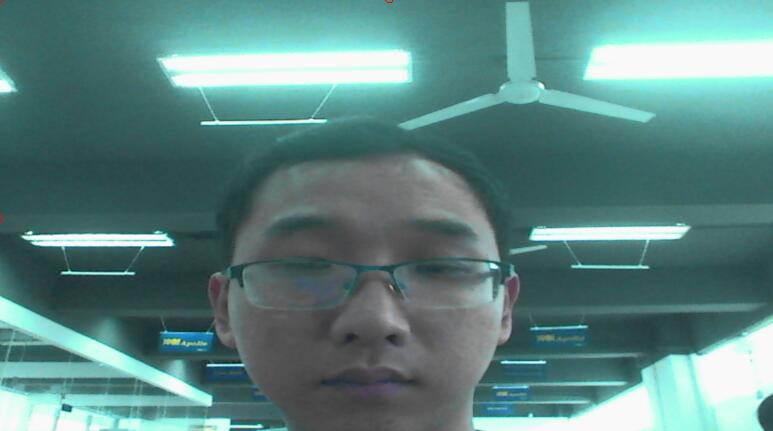
//> input picture TestSets/face_009.jpg, 773 x 431 px
$ ./test_opencv_balanceWhite   (built with g++ and OpenCV 4)
//> lines starting //> are read from the running program, lines starting //| are printed output that depends on the picture
#include <opencv2/opencv.hpp>
#include <string>
#include <vector>

int main(int argc, char* argv[])
{
	std::string picPath = "../TestSets/face_009.jpg";
	cv::Mat inFrame = cv::imread(picPath);
//> inFrame is the input picture: 431 rows x 773 cols, CV_8UC3; mean B, G, R 129.7, 132.3, 93
	if (inFrame.empty()) {
		std::cout << "Fail to open " << picPath << std::endl;
		return -1;
	}

	std::vector<cv::Mat> imageRGB;
	cv::split(inFrame, imageRGB);
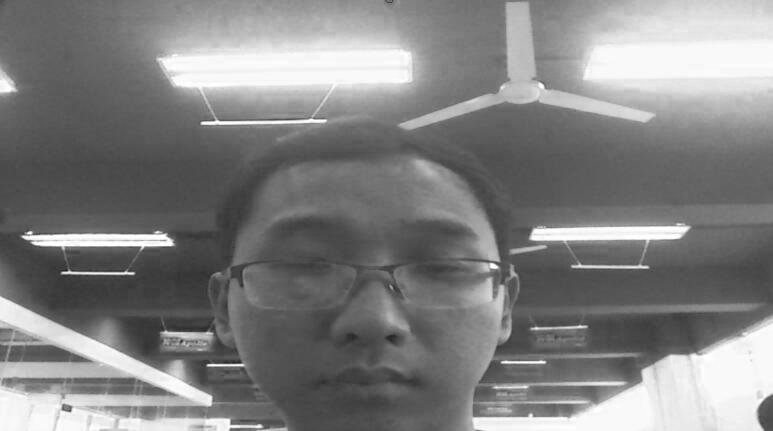
//> imageRGB[0]: 431 rows x 773 cols, CV_8UC1; min 28, max 255, mean 129.7
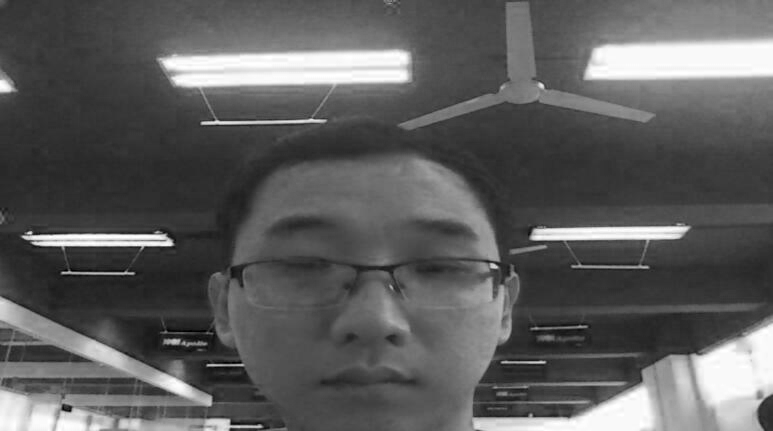
//> imageRGB[2]: 431 rows x 773 cols, CV_8UC1; min 0, max 255, mean 93

	double R, G, B;
	B = cv::mean(imageRGB[0])[0];
//> B = 129.7
	G = cv::mean(imageRGB[1])[0];
//> G = 132.3
	R = cv::mean(imageRGB[2])[0];
//> R = 93.01

	double KR, KG, KB;
	double meanRGB = (R + G + B) / 3;
//> meanRGB = 118.3
	KB = meanRGB / B;
//> KB = 0.912
	KG = meanRGB / G;
//> KG = 0.894
	KR = meanRGB / R;
//> KR = 1.27

	imageRGB[0] *= KB;
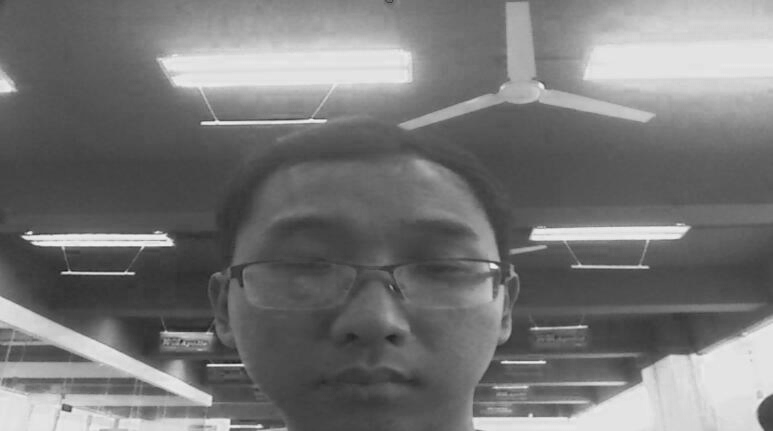
//> imageRGB[0]: 431 rows x 773 cols, CV_8UC1; min 26, max 233, mean 118.3
	imageRGB[1] *= KG;
	imageRGB[2] *= KR;
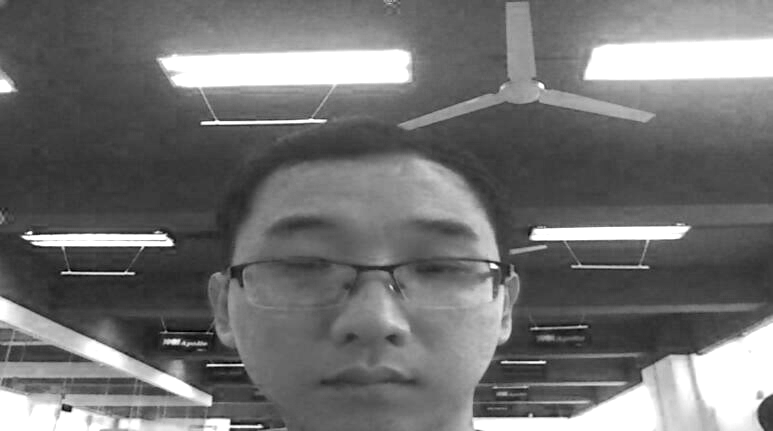
//> imageRGB[2]: 431 rows x 773 cols, CV_8UC1; min 0, max 255, mean 114.3

	cv::Mat outFrame;
	cv::merge(imageRGB, outFrame);
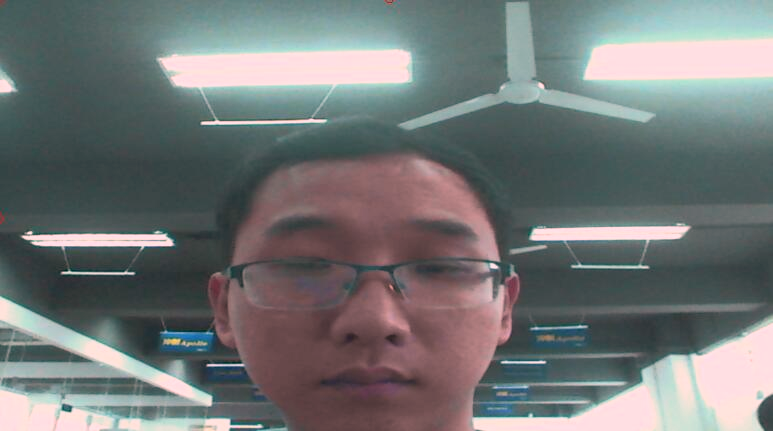
//> outFrame: 431 rows x 773 cols, CV_8UC3; mean B, G, R 118.3, 118.3, 114.3

	cv::imshow("before", inFrame);
	cv::imshow("after", outFrame);
	cv::waitKey(0);

	return 0;
}

$ run again, with TestSets/face_001.jpg copied over TestSets/face_009.jpg
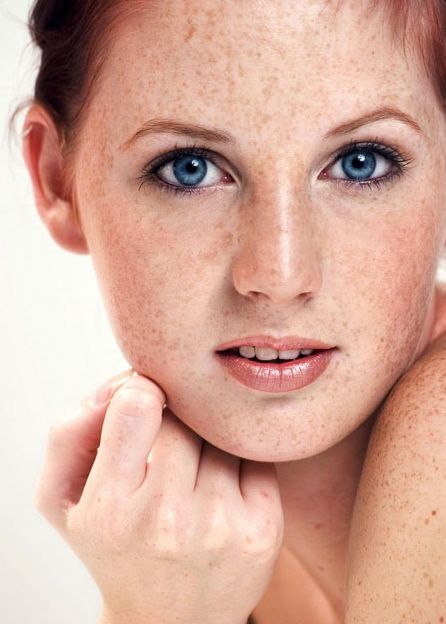
//> input picture TestSets/face_001.jpg, 446 x 624 px
//> inFrame is the input picture: 624 rows x 446 cols, CV_8UC3; mean B, G, R 153.4, 169.1, 212.9
//> `cv::split(inFrame, imageRGB);`:
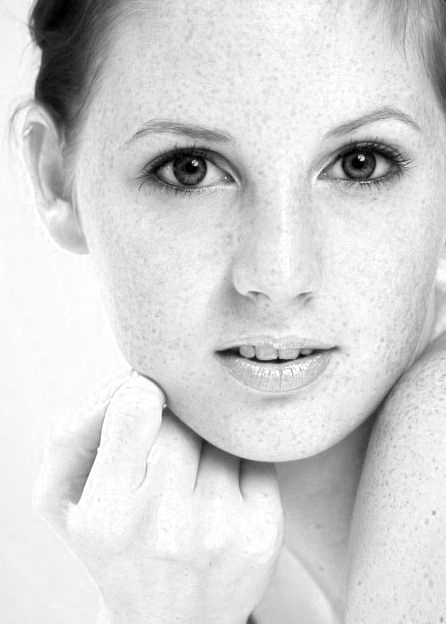
//> imageRGB[2]: 624 rows x 446 cols, CV_8UC1; min 0, max 255, mean 212.9
//> B = 153.4
//> G = 169.1
//> R = 212.9
//> meanRGB = 178.5
//> KB = 1.16
//> KG = 1.06
//> KR = 0.838
//> `cv::merge(imageRGB, outFrame);`:
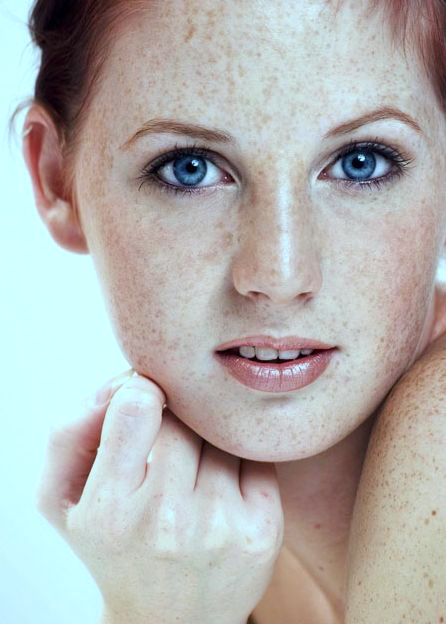
//> outFrame: 624 rows x 446 cols, CV_8UC3; mean B, G, R 175.2, 177.7, 178.5

$ run again, with TestSets/face_002.jpg copied over TestSets/face_009.jpg
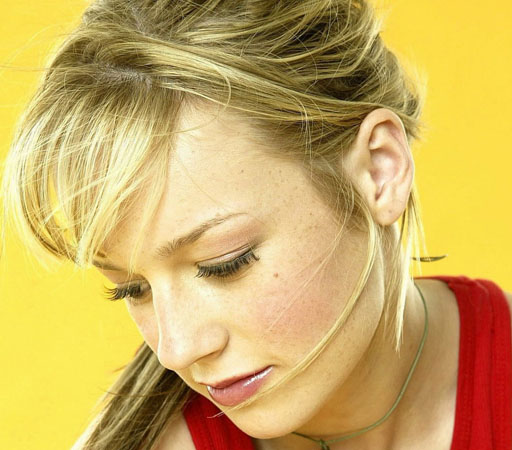
//> input picture TestSets/face_002.jpg, 512 x 450 px
//> inFrame is the input picture: 450 rows x 512 cols, CV_8UC3; mean B, G, R 97.3, 173.2, 204.4
//> `cv::split(inFrame, imageRGB);`:
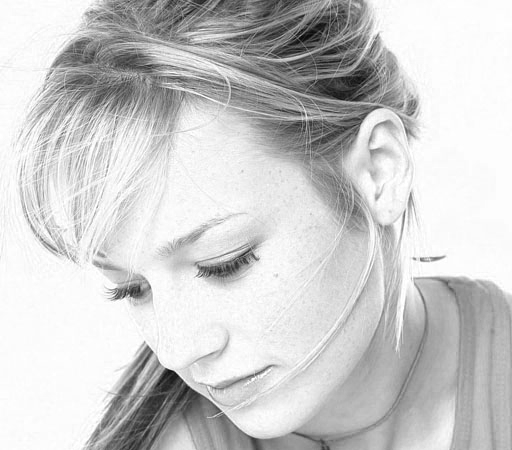
//> imageRGB[2]: 450 rows x 512 cols, CV_8UC1; min 4, max 255, mean 204.4
//> B = 97.33
//> G = 173.2
//> R = 204.4
//> meanRGB = 158.3
//> KB = 1.63
//> KG = 0.914
//> KR = 0.775
//> `cv::merge(imageRGB, outFrame);`:
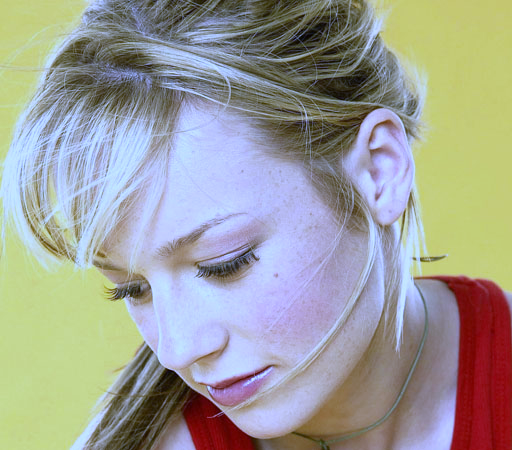
//> outFrame: 450 rows x 512 cols, CV_8UC3; mean B, G, R 153.2, 158.3, 158.3

$ run again, with TestSets/face_003.jpg copied over TestSets/face_009.jpg
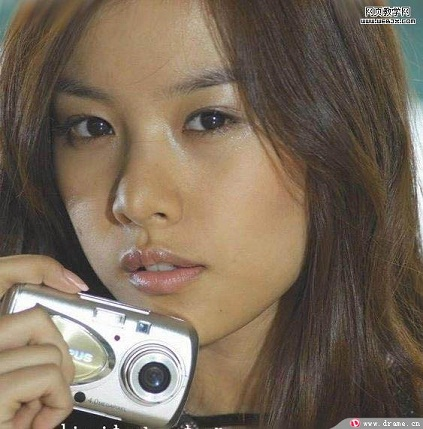
//> input picture TestSets/face_003.jpg, 423 x 429 px
//> inFrame is the input picture: 429 rows x 423 cols, CV_8UC3; mean B, G, R 89, 105.8, 121.3
//> `cv::split(inFrame, imageRGB);`:
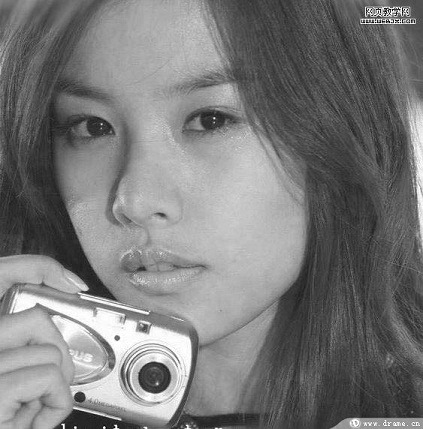
//> imageRGB[2]: 429 rows x 423 cols, CV_8UC1; min 0, max 255, mean 121.3
//> B = 89.02
//> G = 105.8
//> R = 121.3
//> meanRGB = 105.4
//> KB = 1.18
//> KG = 0.996
//> KR = 0.869
//> `cv::merge(imageRGB, outFrame);`:
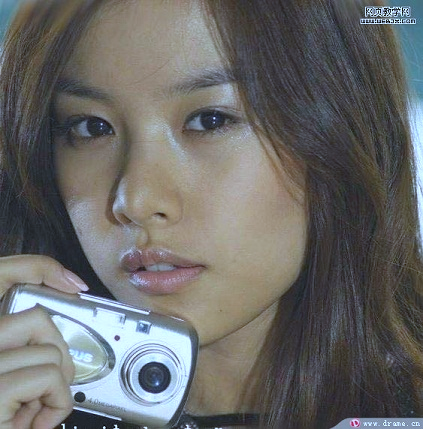
//> outFrame: 429 rows x 423 cols, CV_8UC3; mean B, G, R 104.1, 105.4, 105.4
